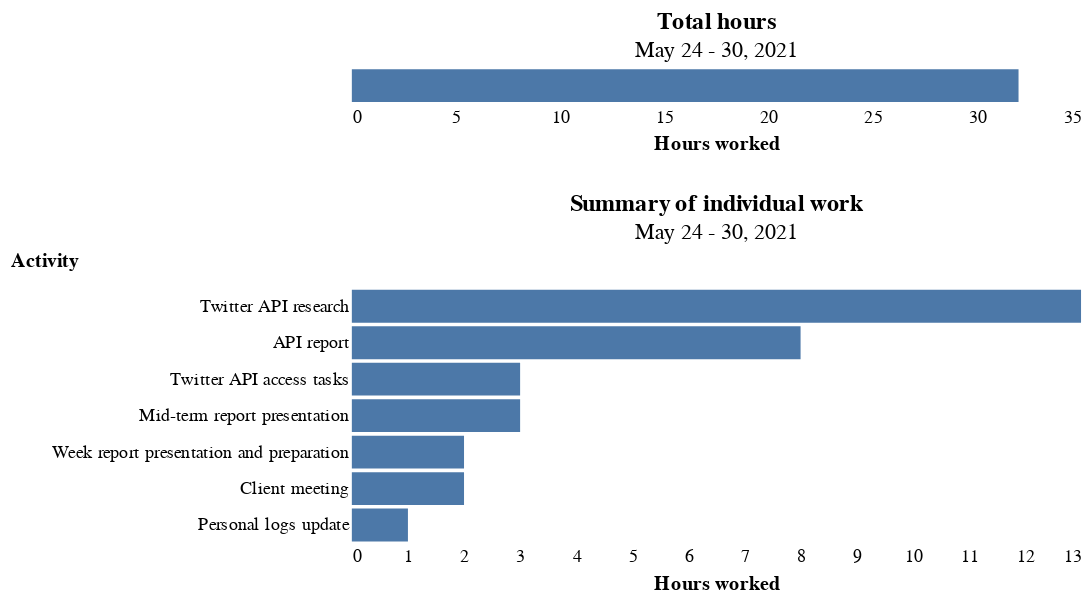

The notebook cell saved with this chart:
### Code cell
one = alt.Chart(df.query("Week == '4'")).mark_bar().encode(
    y=alt.Y('Activity:N', sort='-x',
           axis=alt.Axis(titleAngle=0, titleY=-10)),
    x=alt.X('Hours', type='quantitative', aggregate='sum', title='Hours worked',
            axis=alt.Axis(format=','))
    ).properties(title={'text': 'Summary of individual work', 'subtitle': 'May 24 - 30, 2021'}
                )

two = alt.Chart(df.query("Week == '4'")).mark_bar().encode(
    x=alt.X('Hours', type='quantitative', aggregate='sum', title='Hours worked',
            axis=alt.Axis(format=','))
    ).properties(title={'text': 'Total hours', 'subtitle': 'May 24 - 30, 2021'}
                )

(two & one).configure_axis(domain=False, grid=False, ticks=False
                                ).configure_view(stroke="transparent")

### Figure 1 — Vega-Lite specification as saved in the notebook (floating-point values rounded to 4 significant figures)
{"config": {"view": {"continuousWidth": 400, "continuousHeight": 300, "stroke": "transparent"}, "axis": {"domain": false, "grid": false, "ticks": false}}, "vconcat": [{"data": {"name": "data-626124307ab568ecafb58b67a6489c91"}, "mark": "bar", "encoding": {"x": {"type": "quantitative", "aggregate": "sum", "axis": {"format": ","}, "field": "Hours", "title": "Hours worked"}}, "title": {"text": "Total hours", "subtitle": "May 24 - 30, 2021"}}, {"data": {"name": "data-626124307ab568ecafb58b67a6489c91"}, "mark": "bar", "encoding": {"x": {"type": "quantitative", "aggregate": "sum", "axis": {"format": ","}, "field": "Hours", "title": "Hours worked"}, "y": {"type": "nominal", "axis": {"titleAngle": 0, "titleY": -10}, "field": "Activity", "sort": "-x"}}, "title": {"text": "Summary of individual work", "subtitle": "May 24 - 30, 2021"}}], "$schema": "https://vega.github.io/schema/vega-lite/v4.8.1.json", "datasets": {"data-626124307ab568ecafb58b67a6489c91": [{"Week": 4, "Date": "May 24", "Activity": "Twitter API research", "Hours": 6.0}, {"Week": 4, "Date": "May 25", "Activity": "Week report presentation and preparation", "Hours": 2.0}, {"Week": 4, "Date": "May 25", "Activity": "Twitter API research", "Hours": 4.0}, {"Week": 4, "Date": "May 26", "Activity": "Twitter API research", "Hours": 3.0}, {"Week": 4, "Date": "May 26", "Activity": "Twitter API access tasks", "Hours": 3.0}, {"Week": 4, "Date": "May 27", "Activity": "API report", "Hours": 5.0}, {"Week": 4, "Date": "May 28", "Activity": "Client meeting", "Hours": 2.0}, {"Week": 4, "Date": "May 28", "Activity": "Personal logs update", "Hours": 1.0}, {"Week": 4, "Date": "May 28", "Activity": "Mid-term report presentation", "Hours": 3.0}, {"Week": 4, "Date": "May 28", "Activity": "API report", "Hours": 3.0}]}}
